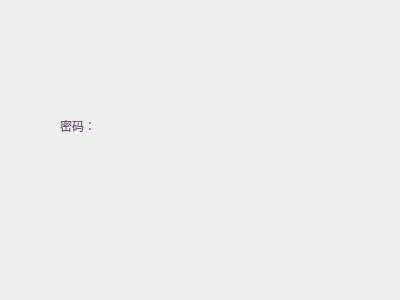
<?xml version="1.0" encoding="UTF-8"?>
<ui version="4.0">
 <class>Set_Wifi</class>
 <widget class="QDialog" name="Set_Wifi">
  <property name="geometry">
   <rect>
    <x>0</x>
    <y>0</y>
    <width>400</width>
    <height>300</height>
   </rect>
  </property>
  <property name="windowTitle">
   <string>Dialog</string>
  </property>
  <property name="styleSheet">
   <string notr="true">QWidget#Set_Wifi{background-image: url(:/icon/other.bmp);}</string>
  </property>
  <widget class="QPushButton" name="pushButton">
   <property name="geometry">
    <rect>
     <x>140</x>
     <y>160</y>
     <width>165</width>
     <height>51</height>
    </rect>
   </property>
   <property name="styleSheet">
    <string notr="true">background-image:url(:/icon/3.png);
border-style:outset;</string>
   </property>
   <property name="text">
    <string/>
   </property>
  </widget>
  <widget class="QPushButton" name="pushButton_2">
   <property name="geometry">
    <rect>
     <x>160</x>
     <y>230</y>
     <width>131</width>
     <height>45</height>
    </rect>
   </property>
   <property name="styleSheet">
    <string notr="true">background-image:url(:/icon/iconExit.png);
border-style:outset;</string>
   </property>
   <property name="text">
    <string/>
   </property>
  </widget>
  <widget class="QLabel" name="label">
   <property name="geometry">
    <rect>
     <x>60</x>
     <y>110</y>
     <width>71</width>
     <height>31</height>
    </rect>
   </property>
   <property name="styleSheet">
    <string notr="true">color:rgb(117, 80, 123)</string>
   </property>
   <property name="text">
    <string>密码：</string>
   </property>
  </widget>
 </widget>
 <resources/>
 <connections/>
</ui>
